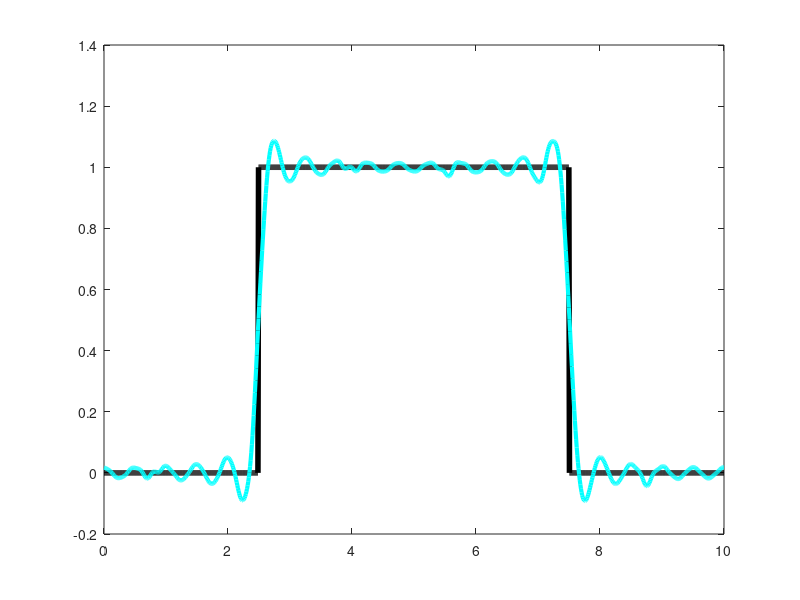

Recreate this plot in MATLAB.
clear all, close all, clc
L = 10;
N = 1024;
dx = L / (N - 1);
x = 0:dx:L;

f = zeros(size(x));
f(N * 1/4:N * 3/4) = 1;

A0 = sum(f.*ones(size(x))*dx*2/L);
fFS = A0 / 2;
for k=1:20
    Ak = sum(f.*cos(2*pi*k*x/L)) * dx * 2 / L;
    Bk = sum(f.*sin(2*pi*k*x/L))*dx*2/L;
    fFS = fFS + Ak * cos(2*k*pi*x/L) + Bk * sin(2*k*pi*pi*x/L);
end

plot(x,f,'k','LineWidth',4), hold on
plot(x,fFS,'c-','LineWidth',3)
set(gcf,'Position',[1500, 200 2500 1500])
